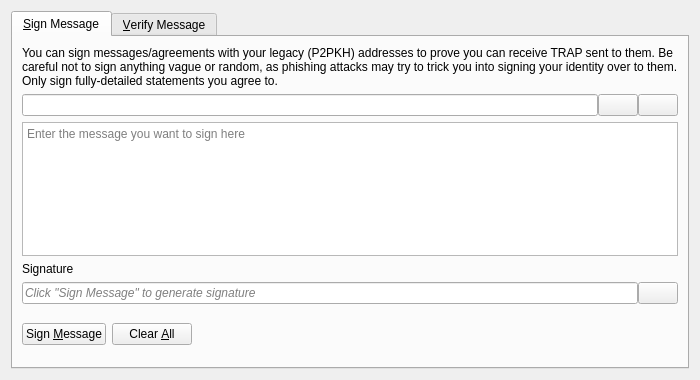
<?xml version="1.0" encoding="UTF-8"?>
<ui version="4.0">
 <class>SignVerifyMessageDialog</class>
 <widget class="QDialog" name="SignVerifyMessageDialog">
  <property name="geometry">
   <rect>
    <x>0</x>
    <y>0</y>
    <width>700</width>
    <height>380</height>
   </rect>
  </property>
  <property name="windowTitle">
   <string>Signatures - Sign / Verify a Message</string>
  </property>
  <property name="modal">
   <bool>true</bool>
  </property>
  <layout class="QVBoxLayout" name="verticalLayout">
   <item>
    <widget class="QTabWidget" name="tabWidget">
     <property name="currentIndex">
      <number>0</number>
     </property>
     <widget class="QWidget" name="tabSignMessage">
      <attribute name="title">
       <string>&amp;Sign Message</string>
      </attribute>
      <layout class="QVBoxLayout" name="verticalLayout_SM">
       <item>
        <widget class="QLabel" name="infoLabel_SM">
         <property name="text">
          <string>You can sign messages/agreements with your legacy (P2PKH) addresses to prove you can receive TRAP sent to them. Be careful not to sign anything vague or random, as phishing attacks may try to trick you into signing your identity over to them. Only sign fully-detailed statements you agree to.</string>
         </property>
         <property name="textFormat">
          <enum>Qt::PlainText</enum>
         </property>
         <property name="wordWrap">
          <bool>true</bool>
         </property>
        </widget>
       </item>
       <item>
        <layout class="QHBoxLayout" name="horizontalLayout_1_SM">
         <property name="spacing">
          <number>0</number>
         </property>
         <item>
          <widget class="QValidatedLineEdit" name="addressIn_SM">
           <property name="toolTip">
            <string>The TRAP address to sign the message with</string>
           </property>
          </widget>
         </item>
         <item>
          <widget class="QPushButton" name="addressBookButton_SM">
           <property name="toolTip">
            <string>Choose previously used address</string>
           </property>
           <property name="text">
            <string/>
           </property>
           <property name="icon">
            <iconset resource="../bitcoin.qrc">
             <normaloff>:/icons/address-book</normaloff>:/icons/address-book</iconset>
           </property>
           <property name="shortcut">
            <string>Alt+A</string>
           </property>
           <property name="autoDefault">
            <bool>false</bool>
           </property>
          </widget>
         </item>
         <item>
          <widget class="QPushButton" name="pasteButton_SM">
           <property name="toolTip">
            <string>Paste address from clipboard</string>
           </property>
           <property name="text">
            <string/>
           </property>
           <property name="icon">
            <iconset resource="../bitcoin.qrc">
             <normaloff>:/icons/editpaste</normaloff>:/icons/editpaste</iconset>
           </property>
           <property name="shortcut">
            <string>Alt+P</string>
           </property>
           <property name="autoDefault">
            <bool>false</bool>
           </property>
          </widget>
         </item>
        </layout>
       </item>
       <item>
        <widget class="QPlainTextEdit" name="messageIn_SM">
         <property name="toolTip">
          <string>Enter the message you want to sign here</string>
         </property>
         <property name="placeholderText">
          <string>Enter the message you want to sign here</string>
         </property>
        </widget>
       </item>
       <item>
        <widget class="QLabel" name="signatureLabel_SM">
         <property name="text">
          <string>Signature</string>
         </property>
         <property name="textFormat">
          <enum>Qt::PlainText</enum>
         </property>
        </widget>
       </item>
       <item>
        <layout class="QHBoxLayout" name="horizontalLayout_2_SM">
         <property name="spacing">
          <number>0</number>
         </property>
         <item>
          <widget class="QLineEdit" name="signatureOut_SM">
           <property name="placeholderText">
            <string>Click "Sign Message" to generate signature</string>
           </property>
           <property name="font">
            <font>
             <italic>true</italic>
            </font>
           </property>
           <property name="readOnly">
            <bool>true</bool>
           </property>
          </widget>
         </item>
         <item>
          <widget class="QPushButton" name="copySignatureButton_SM">
           <property name="toolTip">
            <string>Copy the current signature to the clipboard</string>
           </property>
           <property name="text">
            <string/>
           </property>
           <property name="icon">
            <iconset resource="../bitcoin.qrc">
             <normaloff>:/icons/editcopy</normaloff>:/icons/editcopy</iconset>
           </property>
           <property name="autoDefault">
            <bool>false</bool>
           </property>
          </widget>
         </item>
        </layout>
       </item>
       <item>
        <layout class="QHBoxLayout" name="horizontalLayout_3_SM">
         <item>
          <widget class="QPushButton" name="signMessageButton_SM">
           <property name="toolTip">
            <string>Sign the message to prove you own this TRAP address</string>
           </property>
           <property name="text">
            <string>Sign &amp;Message</string>
           </property>
           <property name="icon">
            <iconset resource="../bitcoin.qrc">
             <normaloff>:/icons/edit</normaloff>:/icons/edit</iconset>
           </property>
           <property name="autoDefault">
            <bool>false</bool>
           </property>
          </widget>
         </item>
         <item>
          <widget class="QPushButton" name="clearButton_SM">
           <property name="toolTip">
            <string>Reset all sign message fields</string>
           </property>
           <property name="text">
            <string>Clear &amp;All</string>
           </property>
           <property name="icon">
            <iconset resource="../bitcoin.qrc">
             <normaloff>:/icons/remove</normaloff>:/icons/remove</iconset>
           </property>
           <property name="autoDefault">
            <bool>false</bool>
           </property>
          </widget>
         </item>
         <item>
          <spacer name="horizontalSpacer_1_SM">
           <property name="orientation">
            <enum>Qt::Horizontal</enum>
           </property>
           <property name="sizeHint" stdset="0">
            <size>
             <width>40</width>
             <height>48</height>
            </size>
           </property>
          </spacer>
         </item>
         <item>
          <widget class="QLabel" name="statusLabel_SM">
           <property name="font">
            <font>
             <weight>75</weight>
             <bold>true</bold>
            </font>
           </property>
           <property name="text">
            <string/>
           </property>
           <property name="wordWrap">
            <bool>true</bool>
           </property>
          </widget>
         </item>
         <item>
          <spacer name="horizontalSpacer_2_SM">
           <property name="orientation">
            <enum>Qt::Horizontal</enum>
           </property>
           <property name="sizeHint" stdset="0">
            <size>
             <width>40</width>
             <height>48</height>
            </size>
           </property>
          </spacer>
         </item>
        </layout>
       </item>
      </layout>
     </widget>
     <widget class="QWidget" name="tabVerifyMessage">
      <attribute name="title">
       <string>&amp;Verify Message</string>
      </attribute>
      <layout class="QVBoxLayout" name="verticalLayout_VM">
       <item>
        <widget class="QLabel" name="infoLabel_VM">
         <property name="text">
          <string>Enter the receiver's address, message (ensure you copy line breaks, spaces, tabs, etc. exactly) and signature below to verify the message. Be careful not to read more into the signature than what is in the signed message itself, to avoid being tricked by a man-in-the-middle attack. Note that this only proves the signing party receives with the address, it cannot prove sendership of any transaction!</string>
         </property>
         <property name="textFormat">
          <enum>Qt::PlainText</enum>
         </property>
         <property name="alignment">
          <set>Qt::AlignLeading|Qt::AlignLeft|Qt::AlignTop</set>
         </property>
         <property name="wordWrap">
          <bool>true</bool>
         </property>
        </widget>
       </item>
       <item>
        <layout class="QHBoxLayout" name="horizontalLayout_1_VM">
         <property name="spacing">
          <number>0</number>
         </property>
         <item>
          <widget class="QValidatedLineEdit" name="addressIn_VM">
           <property name="toolTip">
            <string>The TRAP address the message was signed with</string>
           </property>
          </widget>
         </item>
         <item>
          <widget class="QPushButton" name="addressBookButton_VM">
           <property name="toolTip">
            <string>Choose previously used address</string>
           </property>
           <property name="text">
            <string/>
           </property>
           <property name="icon">
            <iconset resource="../bitcoin.qrc">
             <normaloff>:/icons/address-book</normaloff>:/icons/address-book</iconset>
           </property>
           <property name="shortcut">
            <string>Alt+A</string>
           </property>
           <property name="autoDefault">
            <bool>false</bool>
           </property>
          </widget>
         </item>
        </layout>
       </item>
       <item>
        <widget class="QPlainTextEdit" name="messageIn_VM">
          <property name="toolTip">
            <string>The signed message to verify</string>
          </property>
          <property name="placeholderText">
            <string>The signed message to verify</string>
          </property>
        </widget>
       </item>
       <item>
        <widget class="QValidatedLineEdit" name="signatureIn_VM">
          <property name="toolTip">
            <string>The signature given when the message was signed</string>
          </property>
          <property name="placeholderText">
            <string>The signature given when the message was signed</string>
          </property>
        </widget>
       </item>
       <item>
        <layout class="QHBoxLayout" name="horizontalLayout_2_VM">
         <item>
          <widget class="QPushButton" name="verifyMessageButton_VM">
           <property name="toolTip">
            <string>Verify the message to ensure it was signed with the specified TRAP address</string>
           </property>
           <property name="text">
            <string>Verify &amp;Message</string>
           </property>
           <property name="icon">
            <iconset resource="../bitcoin.qrc">
             <normaloff>:/icons/transaction_0</normaloff>:/icons/transaction_0</iconset>
           </property>
           <property name="autoDefault">
            <bool>false</bool>
           </property>
          </widget>
         </item>
         <item>
          <widget class="QPushButton" name="clearButton_VM">
           <property name="toolTip">
            <string>Reset all verify message fields</string>
           </property>
           <property name="text">
            <string>Clear &amp;All</string>
           </property>
           <property name="icon">
            <iconset resource="../bitcoin.qrc">
             <normaloff>:/icons/remove</normaloff>:/icons/remove</iconset>
           </property>
           <property name="autoDefault">
            <bool>false</bool>
           </property>
          </widget>
         </item>
         <item>
          <spacer name="horizontalSpacer_1_VM">
           <property name="orientation">
            <enum>Qt::Horizontal</enum>
           </property>
           <property name="sizeHint" stdset="0">
            <size>
             <width>40</width>
             <height>48</height>
            </size>
           </property>
          </spacer>
         </item>
         <item>
          <widget class="QLabel" name="statusLabel_VM">
           <property name="font">
            <font>
             <weight>75</weight>
             <bold>true</bold>
            </font>
           </property>
           <property name="text">
            <string/>
           </property>
           <property name="wordWrap">
            <bool>true</bool>
           </property>
          </widget>
         </item>
         <item>
          <spacer name="horizontalSpacer_2_VM">
           <property name="orientation">
            <enum>Qt::Horizontal</enum>
           </property>
           <property name="sizeHint" stdset="0">
            <size>
             <width>40</width>
             <height>48</height>
            </size>
           </property>
          </spacer>
         </item>
        </layout>
       </item>
      </layout>
     </widget>
    </widget>
   </item>
  </layout>
 </widget>
 <customwidgets>
  <customwidget>
   <class>QValidatedLineEdit</class>
   <extends>QLineEdit</extends>
   <header>qt/qvalidatedlineedit.h</header>
  </customwidget>
 </customwidgets>
 <resources>
  <include location="../bitcoin.qrc"/>
 </resources>
 <connections/>
</ui>
